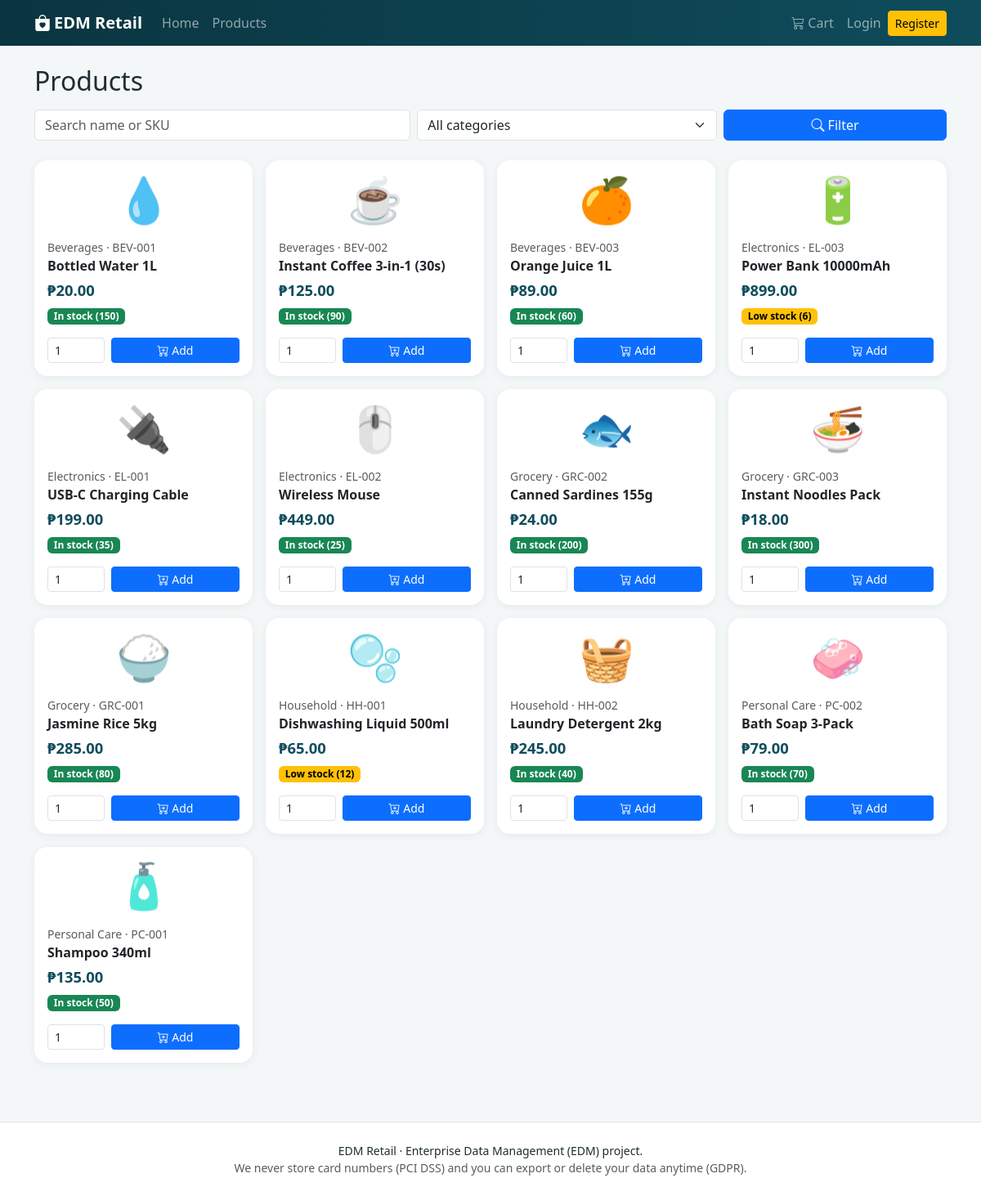
/products.php, run on the app's committed database.
### tables this page shows
CREATE TABLE products (                        
  id            INT AUTO_INCREMENT PRIMARY KEY,
  sku           VARCHAR(30)  NOT NULL UNIQUE,
  name          VARCHAR(150) NOT NULL,
  description   VARCHAR(500) NULL,
  category_id   INT NOT NULL,
  supplier_id   INT NULL,
  price         DECIMAL(10,2) NOT NULL,
  cost_price    DECIMAL(10,2) NOT NULL DEFAULT 0,
  stock_qty     INT NOT NULL DEFAULT 0,
  reorder_level INT NOT NULL DEFAULT 10,
  emoji         VARCHAR(10) NOT NULL DEFAULT '📦',
  is_active     TINYINT(1) NOT NULL DEFAULT 1,
  created_at    TIMESTAMP NOT NULL DEFAULT CURRENT_TIMESTAMP,
  FOREIGN KEY (category_id) REFERENCES categories(id),
  FOREIGN KEY (supplier_id) REFERENCES suppliers(id)
);

CREATE TABLE categories (
  id   INT AUTO_INCREMENT PRIMARY KEY,
  name VARCHAR(80) NOT NULL UNIQUE
);

### includes/functions.php (called while the page is built, shortened)
<?php
function e($v): string { return htmlspecialchars((string)$v, ENT_QUOTES, 'UTF-8'); }
function url(string $path = ''): string { return BASE_URL . '/' . ltrim($path, '/'); }
function money($n): string { return CURRENCY . number_format((float)$n, 2); }
function user(): ?array { return $_SESSION['user'] ?? null; }
function stock_status(int $qty, int $reorder): array
{
    if ($qty <= $reorder) return ['Low stock', 'warning'];
    return ['In stock', 'success'];
}

### config/db.php (called while the page is built)
<?php
function db(): PDO
{
    static $pdo = null;
    if ($pdo === null) {
        $dsn = 'mysql:host=' . DB_HOST . ';dbname=' . DB_NAME . ';charset=utf8mb4';
        try {
            $pdo = new PDO($dsn, DB_USER, DB_PASS, [
                PDO::ATTR_ERRMODE            => PDO::ERRMODE_EXCEPTION,
                PDO::ATTR_DEFAULT_FETCH_MODE => PDO::FETCH_ASSOC,
                PDO::ATTR_EMULATE_PREPARES   => false,
            ]);
        } catch (PDOException $e) {
            http_response_code(500);
            exit('Database connection failed. Start MySQL in XAMPP, import database/schema.sql and check config/config.php.');
        }
    }
    return $pdo;
}

### includes/orders.php (called while the page is built, shortened)
<?php
function unit_discount(array $product, array $offers): array
{
    $pct = isset($offers[$product['category_id']]) ? (float)$offers[$product['category_id']]['discount_percent'] : 0.0;
    return [$pct, round($product['price'] * $pct / 100, 2)];
}

### products.php (the view, shortened to what this page needs)
<?php
require __DIR__ . '/includes/bootstrap.php';
$q   = trim($_GET['q'] ?? '');
$sql = 'SELECT p.*, c.name AS category FROM products p JOIN categories c ON c.id=p.category_id WHERE p.is_active=1';
$args = [];
$st = db()->prepare($sql . ' ORDER BY c.name, p.name');
$st->execute($args);
$products = $st->fetchAll();
$offers = (user() && user()['customer_id']) ? eligible_offers((int)user()['customer_id']) : [];
$canBuy = !user() || has_role('customer');
require __DIR__ . '/includes/header.php';
?>
<div class="container py-4">
  <div class="d-flex flex-wrap justify-content-between align-items-center mb-3 gap-2">
    <h2 class="mb-0">Products</h2>
  </div>
  <form class="row g-2 mb-4" method="get">
    <div class="col-md-5"><input class="form-control" name="q" placeholder="Search name or SKU" value="<?= e($q) ?>"></div>
    <div class="col-md-4"><select class="form-select" name="category">
      <option value="0">All categories</option>
    </select></div>
    <div class="col-md-3"><button class="btn btn-primary w-100"><i class="bi bi-search"></i> Filter</button></div>
  </form>
  <div class="row g-3">
    <?php foreach ($products as $p):
      [$pct, $unitDisc] = unit_discount($p, $offers);
      [$label, $color] = stock_status((int)$p['stock_qty'], (int)$p['reorder_level']); ?>
      <div class="col-6 col-md-4 col-lg-3"><div class="card product-card h-100">
        <div class="product-emoji"><?= e($p['emoji']) ?></div>
        <div class="card-body d-flex flex-column">
          <div class="small text-muted"><?= e($p['category']) ?> &middot; <?= e($p['sku']) ?></div>
          <div class="fw-semibold mb-1"><?= e($p['name']) ?></div>
          <div class="mb-2">
            <?php if ($pct > 0): ?>
              <span class="price-old"><?= money($p['price']) ?></span>
              <span class="price-now"><?= money($p['price'] - $unitDisc) ?></span>
              <span class="badge text-bg-warning">-<?= rtrim(rtrim(number_format($pct, 2), '0'), '.') ?>%</span>
            <?php else: ?><span class="price-now"><?= money($p['price']) ?></span><?php endif; ?>
          </div>
          <span class="badge stock-badge text-bg-<?= $color ?> align-self-start mb-3" data-sku="<?= e($p['sku']) ?>">
            <?= e($label) ?><?= $p['stock_qty'] > 0 ? ' (' . (int)$p['stock_qty'] . ')' : '' ?></span>
          <?php if ($canBuy): ?>
          <form method="post" action="<?= url('cart.php') ?>" class="mt-auto d-flex gap-2">
            <input type="number" name="qty" value="1" min="1" max="<?= max(1, (int)$p['stock_qty']) ?>" class="form-control form-control-sm" style="width:70px">
            <button class="btn btn-sm btn-primary flex-grow-1" data-add-for="<?= e($p['sku']) ?>" <?= $p['stock_qty'] <= 0 ? 'disabled' : '' ?>>
              <i class="bi bi-cart-plus"></i> Add</button>
          </form>
          <?php endif; ?>
        </div></div></div>
    <?php endforeach; ?>
  </div>
</div>
<?php require __DIR__ . '/includes/footer.php'; ?>

### assets/css/style.css (style rules this page uses)
:root { --brand:#0f4c5c; --brand-dark:#0a3540; --accent:#f4a261; --soft:#f4f7f8; }
body { background: var(--soft); color:#1f2d33; }
.product-card { border:0; border-radius:1rem; box-shadow:0 2px 10px rgba(15,76,92,.08); transition:transform .15s; }
.product-emoji { font-size:3.4rem; line-height:1; text-align:center; padding:1.2rem 0 .4rem; }
.price-now { font-weight:700; color: var(--brand); font-size:1.15rem; }
.card { border-radius:1rem; }

### data on the page
products: emoji "💧", category.name "Beverages", sku "BEV-001", name "Bottled Water 1L", price "₱20.00", label "In stock", stock_qty "150"
products: emoji "☕", category.name "Beverages", sku "BEV-002", name "Instant Coffee 3-in-1 (30s)", price "₱125.00", label "In stock", stock_qty "90"
products: emoji "🍊", category.name "Beverages", sku "BEV-003", name "Orange Juice 1L", price "₱89.00", label "In stock", stock_qty "60"
products: emoji "🔋", category.name "Electronics", sku "EL-003", name "Power Bank 10000mAh", price "₱899.00", label "Low stock", stock_qty "6"
products: emoji "🔌", category.name "Electronics", sku "EL-001", name "USB-C Charging Cable", price "₱199.00", label "In stock", stock_qty "35"
products: emoji "🖱️", category.name "Electronics", sku "EL-002", name "Wireless Mouse", price "₱449.00", label "In stock", stock_qty "25"
products: emoji "🐟", category.name "Grocery", sku "GRC-002", name "Canned Sardines 155g", price "₱24.00", label "In stock", stock_qty "200"
products: emoji "🍜", category.name "Grocery", sku "GRC-003", name "Instant Noodles Pack", price "₱18.00", label "In stock", stock_qty "300"
products: emoji "🍚", category.name "Grocery", sku "GRC-001", name "Jasmine Rice 5kg", price "₱285.00", label "In stock", stock_qty "80"
products: emoji "🫧", category.name "Household", sku "HH-001", name "Dishwashing Liquid 500ml", price "₱65.00", label "Low stock", stock_qty "12"
products: emoji "🧺", category.name "Household", sku "HH-002", name "Laundry Detergent 2kg", price "₱245.00", label "In stock", stock_qty "40"
products: emoji "🧼", category.name "Personal Care", sku "PC-002", name "Bath Soap 3-Pack", price "₱79.00", label "In stock", stock_qty "70"
products: emoji "🧴", category.name "Personal Care", sku "PC-001", name "Shampoo 340ml", price "₱135.00", label "In stock", stock_qty "50"

### other printed values
APP_NAME "EDM Retail"
